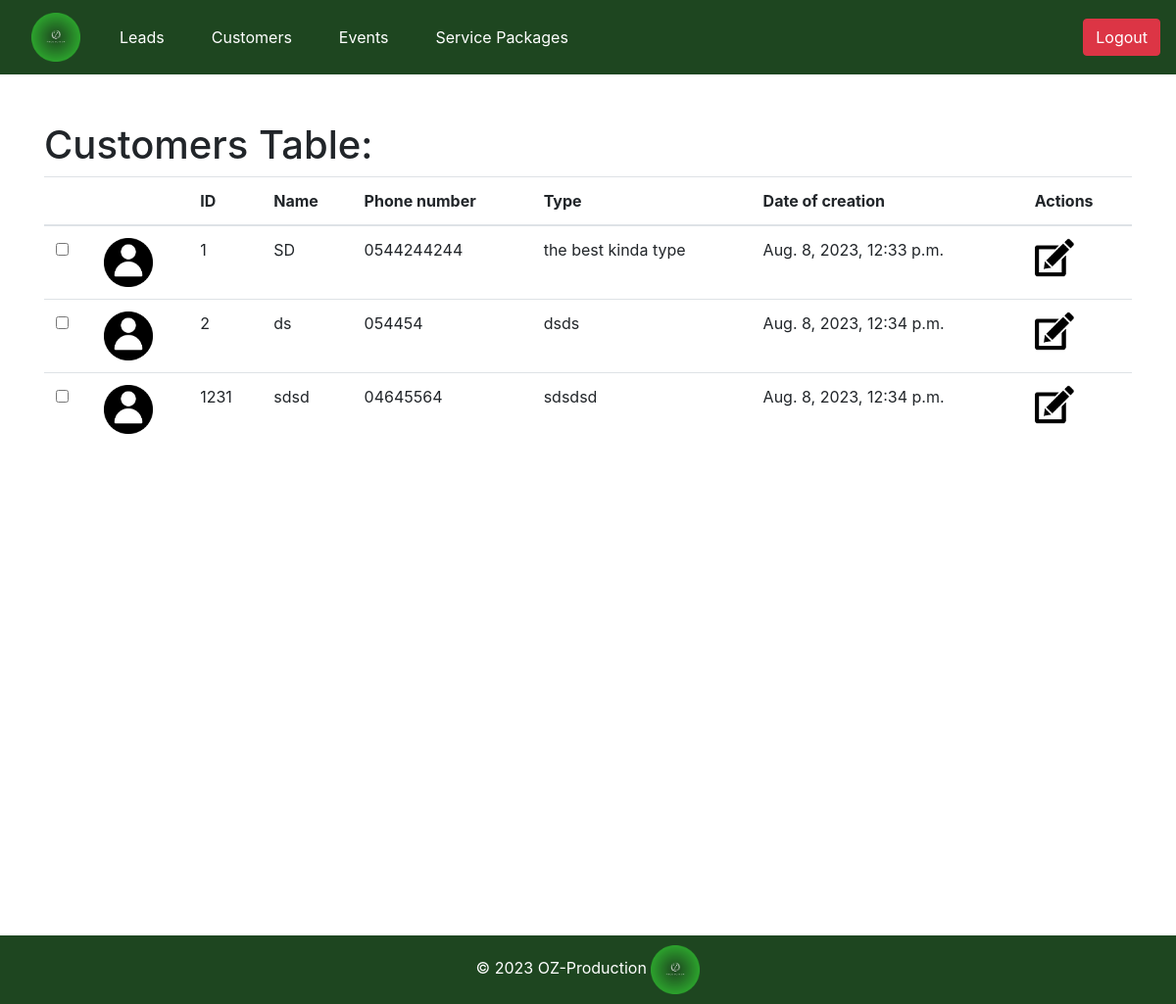
Before: /oz_pro/customers/ with the older database file.
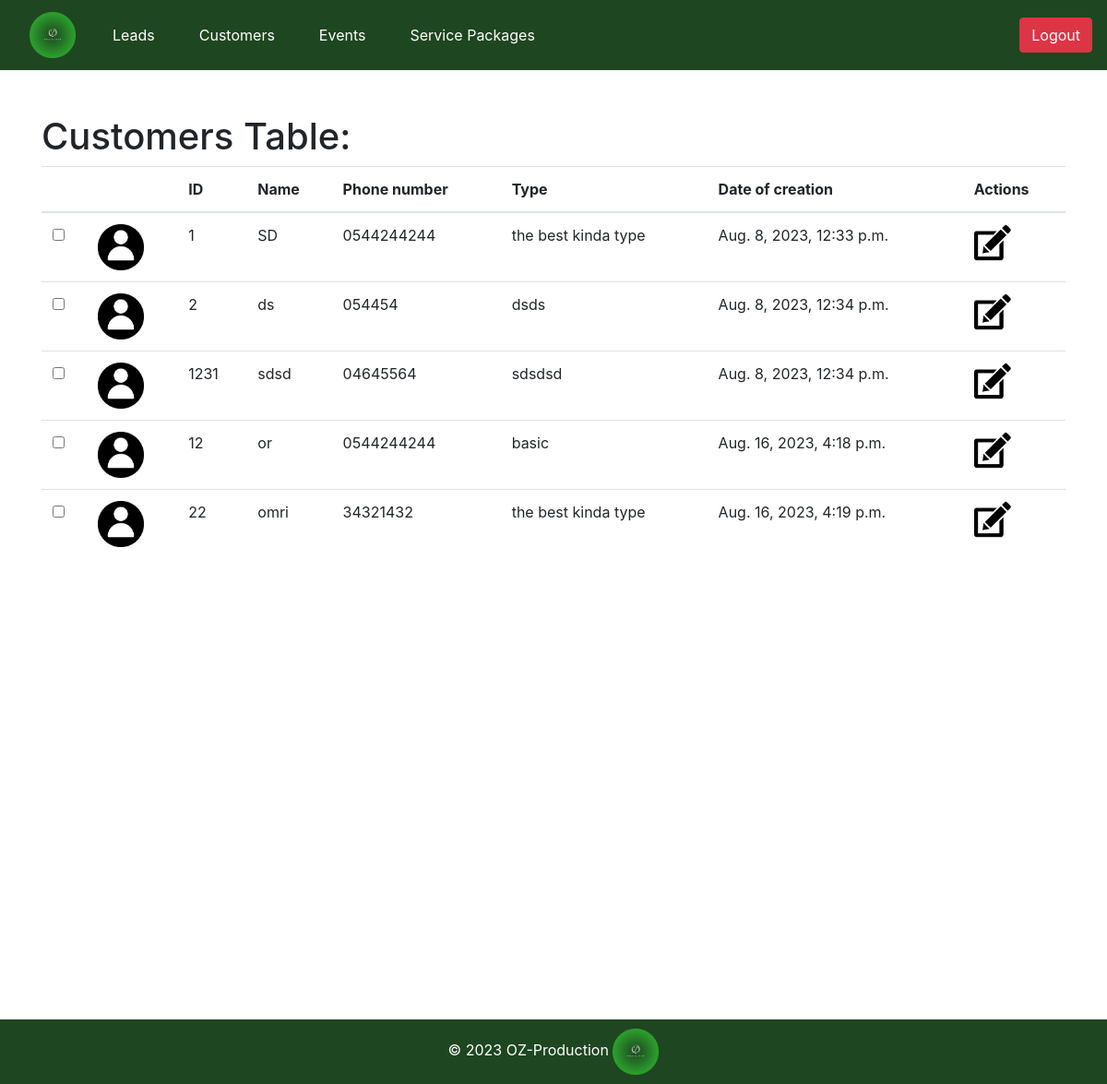
After: the same page with the newer database file.
### oz_pro/models.py (models this page shows, shortened)
class Customer(models.Model):
    image = models.ImageField(upload_to='static/pics', default = 'Picture7.png')
    ID = models.PositiveIntegerField(primary_key=True, unique=True)
    name = models.CharField(max_length=255)
    phone_number = models.CharField(max_length=15)
    customer_type = models.CharField(max_length=50)
    date_of_creation = models.DateTimeField(auto_now_add=True)

### oz_pro/views.py (the view)
# urls.py: path('customers/', views.customers_page, name='all_customers'),
def customers_page(request):
    print("********* Customer page functio n*********")
    all_customers = Customer.objects.all()
    context = {
        'customers': all_customers
    }
    return render(request, 'customers.html', context)

### oz_pro/templates/customers.html (shortened to what this page needs)
<!DOCTYPE html>
<html lang="en">
<head>
</head>
<body>
    {% extends 'base.html' %}
    {% block add_button %}
    {% load static %}
    {% endblock %}
    {% block content %}
    {% load static %}
    <div>
    <h1>Customers Table:</h1>
    </div>
    <table class="table table-hover">
        <thead>
            <tr>
                <th></th>
                <th></th>
                <th>ID</th>
                <th>Name</th>
                <th>Phone number</th>
                <th>Type</th>
                <th>Date of creation</th>
                <th>Actions</th>
            </tr>
        </thead>
        <tbody>
            {% for customer in customers %}
            <tr id="customer_{{ customer.ID }}">
                <td><input type="checkbox" onchange="toggleHighlight(this, {{ customer.ID }})" title="Highlight"></td>
                <td><img src="{% static 'pics/' %}{{customer.image}}" alt="Customer image" class="small-image" /></td>
                <td>{{ customer.ID }}</td>
                <td>{{ customer.name }}</td>
                <td>{{ customer.phone_number }}</td>
                <td>{{ customer.customer_type }}</td>
                <td>{{ customer.date_of_creation }}</td>
                <td>
                    <a data-bs-toggle="tooltip" title="UPDATE CUSTOMER">
                        <img src="{% static 'pics/edit.png' %}" alt="Update" class="smaller-image" style="cursor:pointer" data-bs-toggle="modal" data-bs-target="#updateCustomerModal_{{ customer.ID }}">
                    </a>
                </td>
         </tr>
            {% endfor %}
      </tbody>
    </table>
{% endblock %}

Changed rows visible on the page:
added Customer: image (picture), ID "12", name "or", phone_number "0544244244", customer_type "basic", date_of_creation "Aug. 16, 2023, 4:18 p.m."
added Customer: image (picture), ID "22", name "omri", phone_number "34321432", customer_type "the best kinda type", date_of_creation "Aug. 16, 2023, 4:19 p.m."
